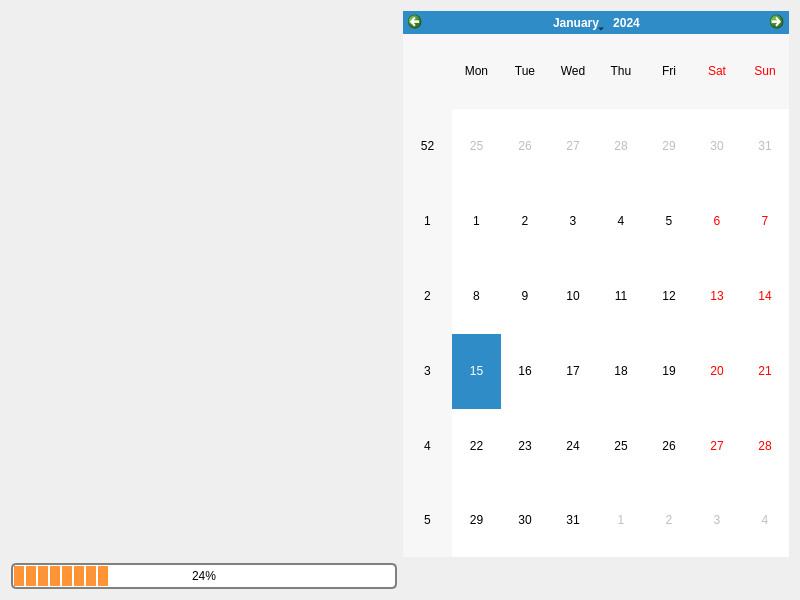
<?xml version="1.0" encoding="UTF-8"?>
<ui version="4.0">
 <class>Widget</class>
 <widget class="QWidget" name="Widget">
  <property name="geometry">
   <rect>
    <x>0</x>
    <y>0</y>
    <width>800</width>
    <height>600</height>
   </rect>
  </property>
  <property name="windowTitle">
   <string>Widget</string>
  </property>
  <layout class="QGridLayout" name="gridLayout">
   <item row="0" column="0">
    <widget class="QLabel" name="label">
     <property name="text">
      <string/>
     </property>
    </widget>
   </item>
   <item row="0" column="1">
    <widget class="QCalendarWidget" name="calendarWidget"/>
   </item>
   <item row="1" column="0">
    <widget class="QProgressBar" name="progressBar">
     <property name="styleSheet">
      <string notr="true">QProgressBar {
    border: 2px solid grey;
    border-radius: 5px;
    text-align: center;
}

QProgressBar::chunk {
    background-color: rgb(255, 148, 55);
    width: 10px;
    margin: 0.5px;
}</string>
     </property>
     <property name="value">
      <number>24</number>
     </property>
     <property name="alignment">
      <set>Qt::AlignCenter</set>
     </property>
    </widget>
   </item>
  </layout>
 </widget>
 <tabstops>
  <tabstop>calendarWidget</tabstop>
 </tabstops>
 <resources/>
 <connections/>
</ui>
